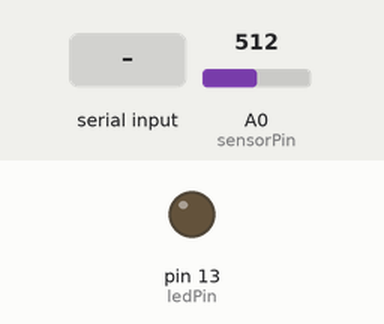
The sketch below on a simulated Arduino Uno, built with avr-gcc and run on an emulated ATmega328P. Parts: output pins drawn as LEDs (lit = HIGH). The test bench sets the inputs (shaded band); at power-on: A0 (sensorPin) = 512. What the sketch prints to the serial monitor is not drawn.

Above: at 1.2 s.
1.3 s: "1" received over Serial
At 2.1 s:
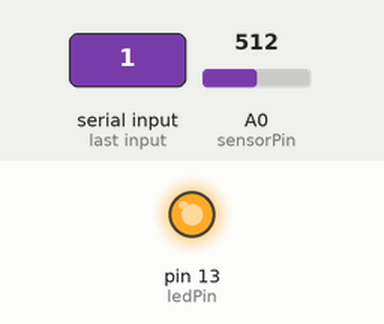
2.8 s: "0" received over Serial
At 4.1 s:
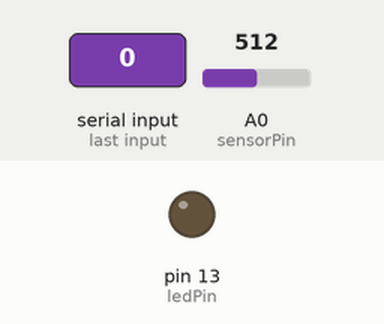
Timing chart, 0 to 5.8 s (numbered marks = the images above; inputs shaded):
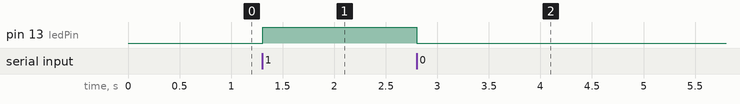

Measured:
- after the input at 1.3 s, pin 13 (ledPin): LOW → HIGH at once
- after the input at 2.8 s, pin 13 (ledPin): HIGH → LOW at once

The sketch:

arduino-processing-bridge.ino
```cpp
char val;
int ledPin = 13;
int sensorPin = 0;

void setup()
{
  pinMode(ledPin, OUTPUT);
  Serial.begin(9600);
}

void loop() {

  // get data from hardware, send to processing
  int sensorValue = analogRead(sensorPin);
  Serial.println(sensorValue);

  // get value from processing, send to LED
  if (Serial.available()) {
    val = Serial.read();
  }

  if (val == '1') {
    digitalWrite(ledPin, HIGH);
  } else {
    digitalWrite(ledPin, LOW);
  }

  delay(10);
}
```
